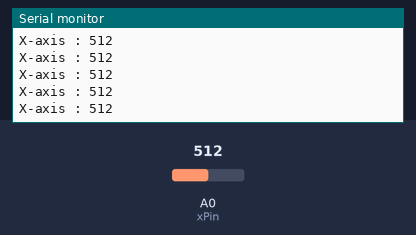
The sketch below on a simulated Arduino Uno, built with avr-gcc and run on an emulated ATmega328P. Shown: the last lines printed to the serial monitor. Inputs (shaded band) come from the test bench; at power-on: A0 (xPin) = 512.

Above: at 1.2 s.
1.3 s: A0 (xPin) set to 716
At 1.41 s:
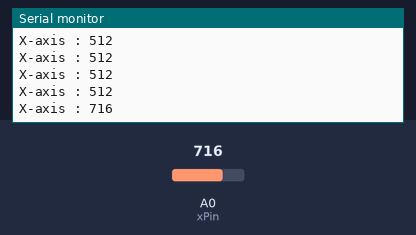
2.8 s: A0 (xPin) set to 900
At 2.81 s:
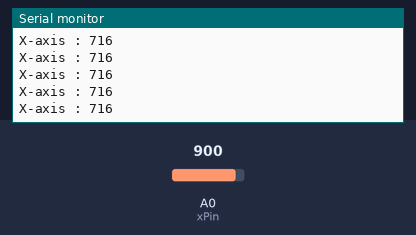
Timing chart, 0 to 5.8 s (numbered marks = the images above; inputs shaded):
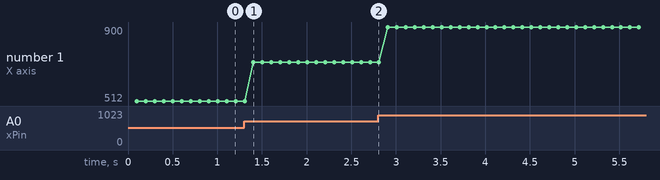

The sketch:

Accelerometer.ino
```cpp
/* Interface Accelerometer with NodeMCU
 * By TheCircuit
 */

const int xPin = A0;    //x-axis of the Accelerometer

void setup() {
  // initialize serial communications at 9600 bps:
  Serial.begin(9600);

}

void loop() {

  int x = analogRead(xPin);
  delay(100);

  Serial.print("X-axis : ");
  Serial.println(x);

}
```

Measured:
- after the input at 1.3 s, the serial monitor: prints a new line after 0.11 s (image 1)
- plotted number 1: 512 → 716 after the input at 1.3 s, 716 → 900 after the input at 2.8 s
